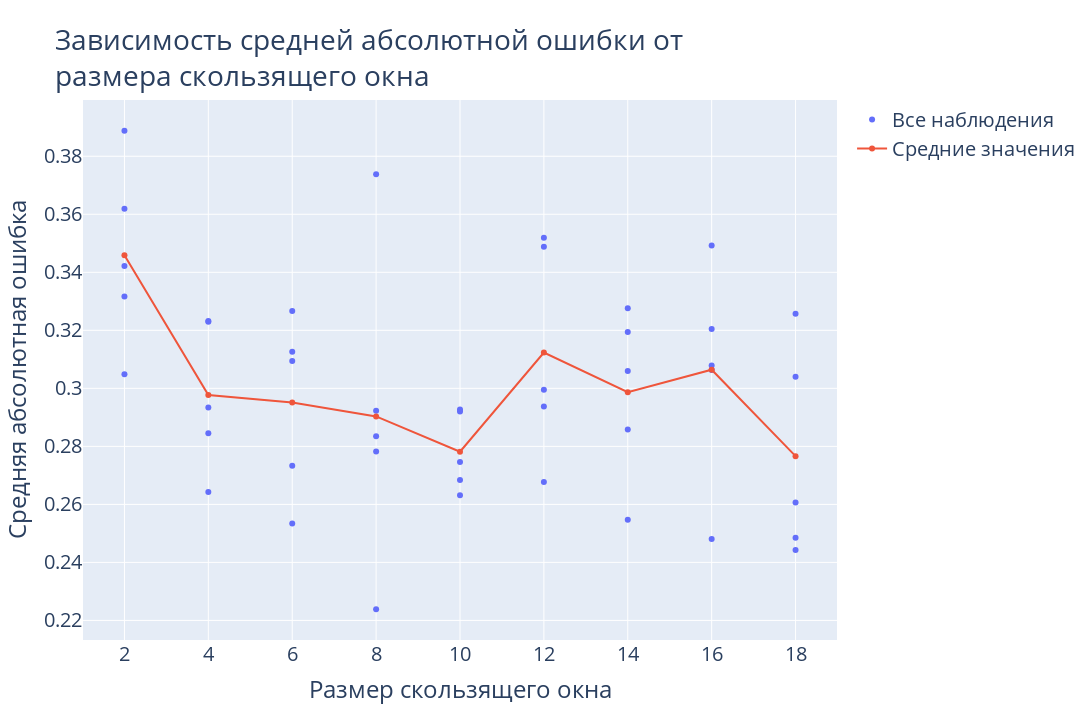

Notebook source saved alongside this figure:
### Code cell
# Plotting results
fig = go.Figure()
fig.add_trace(
    go.Scatter(x=all_sizes, y=all_mapes,
               name='Все наблюдения', mode='markers')
)
fig.add_trace(
    go.Scatter(x=window_sizes, y=mapes_mean,
               name='Средние значения', mode='lines+markers')
)
fig.update_layout(
    title='Зависимость средней абсолютной ошибки от<br>размера скользящего окна',
    font=dict(size=20),
    xaxis=dict(title='Размер скользящего окна'),
    yaxis=dict(title='Средняя абсолютная ошибка'),
    width=1280,
    height=720
)
fig.show()

### Figure 1 — Plotly figure (JSON) as saved in the notebook; plotly's stock layout.template omitted (floating-point values rounded to 4 significant figures)
{"data": [{"mode": "markers", "name": "Все наблюдения", "type": "scatter", "x": [2, 2, 2, 2, 2, 4, 4, 4, 4, 4, 6, 6, 6, 6, 6, 8, 8, 8, 8, 8, 10, 10, 10, 10, 10, 12, 12, 12, 12, 12, 14, 14, 14, 14, 14, 16, 16, 16, 16, 16, 18, 18, 18, 18, 18], "y": [0.3048, 0.3888, 0.3316, 0.3619, 0.3422, 0.3229, 0.2643, 0.2934, 0.2845, 0.3232, 0.2534, 0.3267, 0.3094, 0.2733, 0.3126, 0.2782, 0.2835, 0.3738, 0.2923, 0.2238, 0.2927, 0.2746, 0.2684, 0.292, 0.2631, 0.2677, 0.3488, 0.2995, 0.2937, 0.3519, 0.3194, 0.306, 0.2858, 0.3276, 0.2547, 0.3493, 0.2481, 0.3079, 0.3063, 0.3205, 0.2606, 0.3258, 0.2443, 0.2485, 0.304]}, {"mode": "lines+markers", "name": "Средние значения", "type": "scatter", "x": [2, 4, 6, 8, 10, 12, 14, 16, 18], "y": [0.3459, 0.2977, 0.2951, 0.2903, 0.2782, 0.3123, 0.2987, 0.3064, 0.2766]}], "layout": {"font": {"size": 20}, "height": 720, "title": {"text": "Зависимость средней абсолютной ошибки от<br>размера скользящего окна"}, "width": 1280, "xaxis": {"title": {"text": "Размер скользящего окна"}}, "yaxis": {"title": {"text": "Средняя абсолютная ошибка"}}}}
